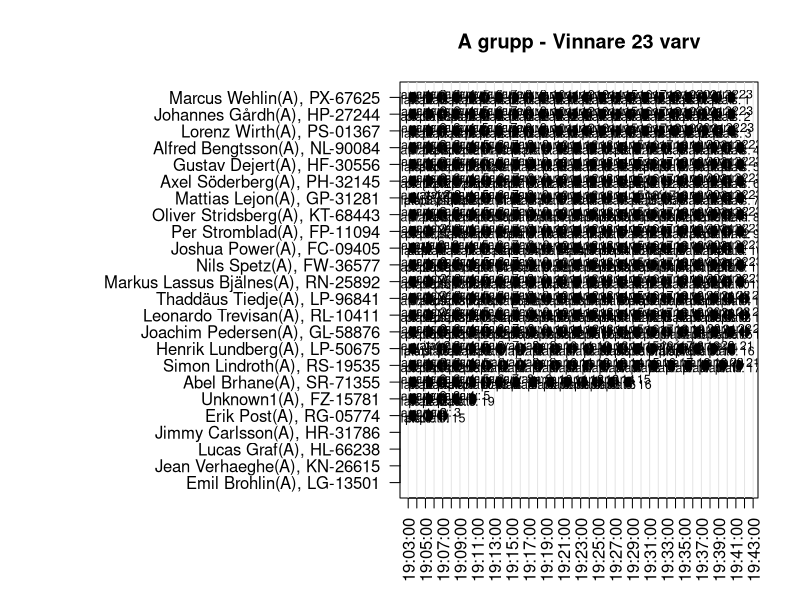
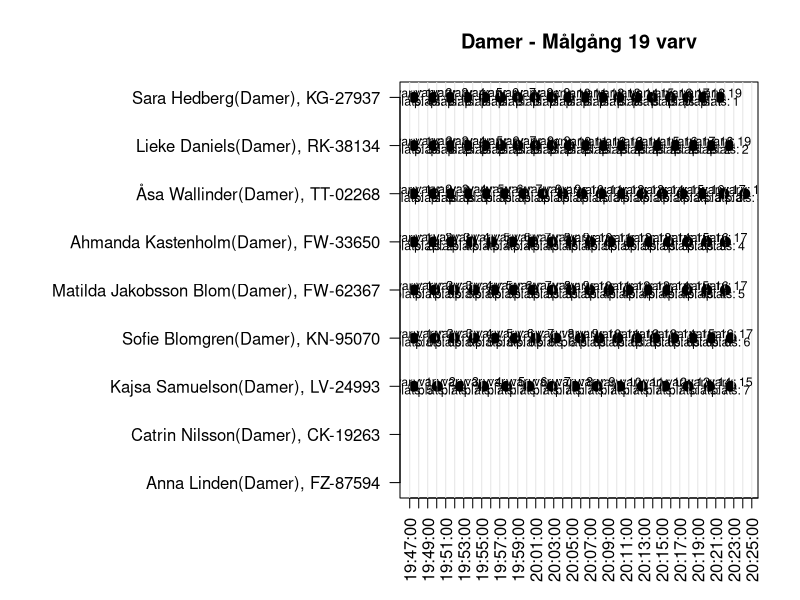
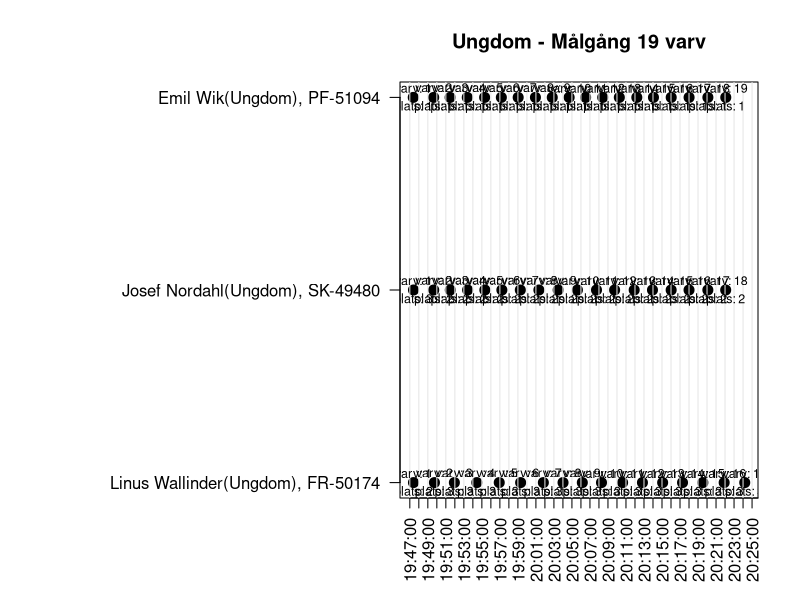
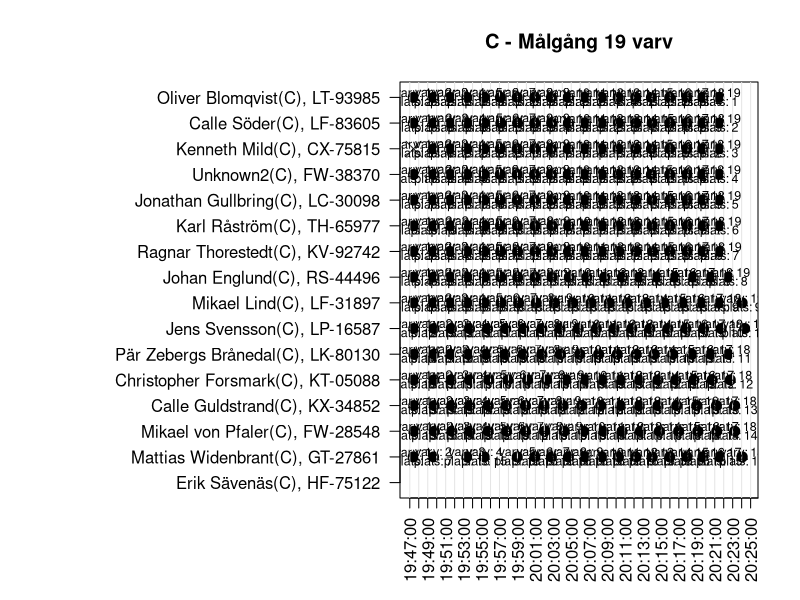
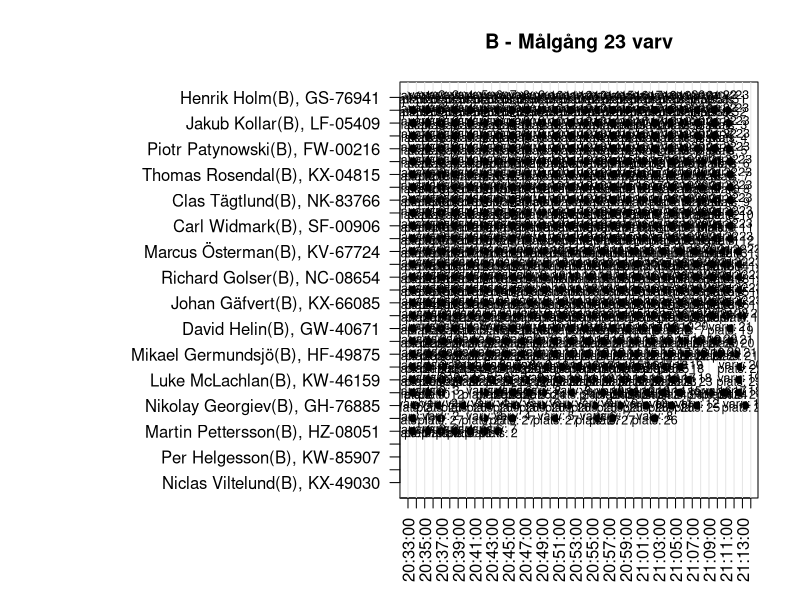

The R source for these figures, in order:
library(readxl)

## Read the startlist
startlist <- readxl::read_xlsx("startlist.xlsx")

## Read the results and som manual entries
df <- read.table("20250806-212445-0212BD-SF.txt")
df2 <- read.table("extradata.txt")
names(df) <- c("pass", "chip", "info", "date", "time", "info1", "info2")
names(df2) <- c("pass", "chip", "info", "date", "time", "info1", "info2")
df$type <- "chip_read"
df2$type <- "manual"
df <- rbind(df, df2)
df$type <- c("black", "grey10")[as.numeric(as.factor(df$type))]
df$pch <- c(20, 4)[as.numeric(as.factor(df$type))]
df$datetime <- as.POSIXlt(paste(df$date, df$time), format = "%Y-%m-%d %H:%M:%OS")

## Add the name and class to the results
df$name <- startlist$Namn[match(df$chip, startlist$ChipNr)]
df$class <- startlist$Klass[match(df$chip, startlist$ChipNr)]

## limit to just today
df <- df[df$datetime >= as.POSIXlt("2025-08-06 19:03:00.000", format = "%Y-%m-%d %H:%M:%OS"), ]

## Check for anyone with no Chip times:
startlist[!startlist$ChipNr %in% df$chip, ]
## We know that Henrik Holm started and was first in B

## Graph the results of A
svg("images/A.svg", width = 24, height = 18)
par(mar = c(5.1, 20, 4.1, 2.1))
cutoff1 <- as.POSIXlt("2025-08-06 19:03:00.000", format = "%Y-%m-%d %H:%M:%OS")
cutoff2 <- as.POSIXlt("2025-08-06 19:43:00.000", format = "%Y-%m-%d %H:%M:%OS")
df2 <- df[df$datetime > cutoff1 & df$datetime < cutoff2, ]
df2 <- df2[order(df2$chip, df2$datetime), ]
## Didn't start?
DNS <- startlist[startlist$Klass == "A" & (!startlist$ChipNr %in% df2$chip), ]
## Add the lap number
df2$lap <- as.numeric(ave(df2$datetime, df2$chip, FUN = rank))
df2$placing <- as.numeric(ave(df2$datetime, df2$lap, FUN = rank))
## Drop laps after finish
df2 <- df2[df2$lap <= 23, ]
## Order by rank at last lap
finishrank <- NULL
for (i in rev(unique(df2$lap))) {
    dfinner <- df2[df2$lap == i, ]
    finishers <- as.character(dfinner$chip[order(dfinner$placing)])
    finishrank <- c(finishrank, finishers[!(finishers %in% finishrank)])
}
finishrank <- c(finishrank, DNS$ChipNr)
df2$chip <- factor(df2$chip, levels = rev(finishrank))
##
plot(y = df2$chip, x = df2$datetime,
     type = "p", pch = df2$pch, yaxt = "n",
     ylab = "", xlab = "", xaxt = "n",
     main = "A grupp - Vinnare 23 varv", col = df2$type, cex = 2,
     ylim = range(seq_len(length(levels(df2$chip)))))
labsy <- levels(df2$chip)
name <- startlist$Namn[match(labsy, startlist$ChipNr)]
class <- startlist$Klass[match(labsy, startlist$ChipNr)]
axis(side = 2, at = seq_len(length(levels(df2$chip))),
     labels = paste0(name, "(", class, ")", ", ", labsy), las = 1)
labsx <- seq(from = cutoff1,
             to = cutoff2,
             length.out = 41)
labsx <- format(as.POSIXlt(labsx), "%H:%M:%S")
times <- seq(from = cutoff1,
             to = cutoff2,
             length.out = 41)
axis(side = 1, at = times, las = 2, labels = labsx)
abline(v = times, col = "grey90")
## Add lap number and rank
text(x = df2$datetime,
     y = as.numeric(df2$chip) + 0.2,
     labels = paste0("varv: ", df2$lap), cex = 0.75)
text(x = df2$datetime,
     y = as.numeric(df2$chip) - 0.2,
     labels = paste0("plats: ", df2$placing), cex = 0.75)
dev.off()

svg("images/Damer.svg", width = 24, height = 12)
par(mar = c(5.1, 20, 4.1, 2.1))
cutoff1 <- as.POSIXlt("2025-08-06 19:47:00.000", format = "%Y-%m-%d %H:%M:%OS")
cutoff2 <- as.POSIXlt("2025-08-06 20:27:00.000", format = "%Y-%m-%d %H:%M:%OS")
df2 <- df[df$datetime > cutoff1 & df$datetime < cutoff2 & df$class == "Damer", ]
df2 <- df2[order(df2$chip, df2$datetime), ]
## Didn't start?
DNS <- startlist[startlist$Klass == "Damer" & (!startlist$ChipNr %in% df2$chip), ]
##
## Add the lap number
df2$lap <- as.numeric(ave(df2$datetime, df2$chip, FUN = rank))
df2$placing <- as.numeric(ave(df2$datetime, df2$lap, FUN = rank))
## Drop laps after finish
df2 <- df2[df2$lap <= 19, ]
## Order by rank at last lap
finishrank <- NULL
for (i in rev(unique(df2$lap))) {
    dfinner <- df2[df2$lap == i, ]
    finishers <- as.character(dfinner$chip[order(dfinner$placing)])
    finishrank <- c(finishrank, finishers[!(finishers %in% finishrank)])
}
finishrank <- c(finishrank, DNS$ChipNr)
df2$chip <- factor(df2$chip, levels = rev(finishrank))
##
plot(y = df2$chip, x = df2$datetime,
     type = "p", pch = df2$pch, yaxt = "n",
     ylab = "", xlab = "", xaxt = "n",
     main = "Damer - Målgång 19 varv", col = df2$type, cex = 2,
     ylim = range(seq_len(length(levels(df2$chip)))))
labsy <- levels(df2$chip)
name <- startlist$Namn[match(labsy, startlist$ChipNr)]
class <- startlist$Klass[match(labsy, startlist$ChipNr)]
axis(side = 2, at = seq_len(length(levels(df2$chip))),
     labels = paste0(name, "(", class, ")", ", ", labsy), las = 1)
labsx <- seq(from = cutoff1,
             to = cutoff2,
             length.out = 41)
labsx <- format(as.POSIXlt(labsx), "%H:%M:%S")
times <- seq(from = cutoff1,
             to = cutoff2,
             length.out = 41)
axis(side = 1, at = times, las = 2, labels = labsx)
abline(v = times, col = "grey90")
## Add lap number and rank
text(x = df2$datetime,
     y = as.numeric(df2$chip) + 0.1,
     labels = paste0("varv: ", df2$lap), cex = 0.75)
text(x = df2$datetime,
     y = as.numeric(df2$chip) - 0.1,
     labels = paste0("plats: ", df2$placing), cex = 0.75)
dev.off()

svg("images/Ungdomar.svg", width = 24, height = 6)
par(mar = c(5.1, 20, 4.1, 2.1))
cutoff1 <- as.POSIXlt("2025-08-06 19:47:00.000", format = "%Y-%m-%d %H:%M:%OS")
cutoff2 <- as.POSIXlt("2025-08-06 20:27:00.000", format = "%Y-%m-%d %H:%M:%OS")
df2 <- df[df$datetime > cutoff1 & df$datetime < cutoff2 & df$class == "Ungdom", ]
df2 <- df2[order(df2$chip, df2$datetime), ]
## Didn't start?
DNS <- startlist[startlist$Klass == "Ungdom" & (!startlist$ChipNr %in% df2$chip), ]
##
## Add the lap number
df2$lap <- as.numeric(ave(df2$datetime, df2$chip, FUN = rank))
df2$placing <- as.numeric(ave(df2$datetime, df2$lap, FUN = rank))
## Drop laps after finish
df2 <- df2[df2$lap <= 19, ]
## Order by rank at last lap
finishrank <- NULL
for (i in rev(unique(df2$lap))) {
    dfinner <- df2[df2$lap == i, ]
    finishers <- as.character(dfinner$chip[order(dfinner$placing)])
    finishrank <- c(finishrank, finishers[!(finishers %in% finishrank)])
}
finishrank <- c(finishrank, DNS$ChipNr)
df2$chip <- factor(df2$chip, levels = rev(finishrank))
##
plot(y = df2$chip, x = df2$datetime,
     type = "p", pch = df2$pch, yaxt = "n",
     ylab = "", xlab = "", xaxt = "n",
     main = "Ungdom - Målgång 19 varv", col = df2$type, cex = 2,
     ylim = range(seq_len(length(levels(df2$chip)))))
labsy <- levels(df2$chip)
name <- startlist$Namn[match(labsy, startlist$ChipNr)]
class <- startlist$Klass[match(labsy, startlist$ChipNr)]
axis(side = 2, at = seq_len(length(levels(df2$chip))),
     labels = paste0(name, "(", class, ")", ", ", labsy), las = 1)
labsx <- seq(from = cutoff1,
             to = cutoff2,
             length.out = 41)
labsx <- format(as.POSIXlt(labsx), "%H:%M:%S")
times <- seq(from = cutoff1,
             to = cutoff2,
             length.out = 41)
axis(side = 1, at = times, las = 2, labels = labsx)
abline(v = times, col = "grey90")
## Add lap number and rank
text(x = df2$datetime,
     y = as.numeric(df2$chip) + 0.05,
     labels = paste0("varv: ", df2$lap), cex = 0.75)
text(x = df2$datetime,
     y = as.numeric(df2$chip) - 0.05,
     labels = paste0("plats: ", df2$placing), cex = 0.75)
dev.off()

svg("images/C.svg", width = 24, height = 12)
par(mar = c(5.1, 20, 4.1, 2.1))
cutoff1 <- as.POSIXlt("2025-08-06 19:47:00.000", format = "%Y-%m-%d %H:%M:%OS")
cutoff2 <- as.POSIXlt("2025-08-06 20:27:00.000", format = "%Y-%m-%d %H:%M:%OS")
df2 <- df[df$datetime > cutoff1 & df$datetime < cutoff2 & df$class == "C", ]
df2 <- df2[order(df2$chip, df2$datetime), ]
## Didn't start?
DNS <- startlist[startlist$Klass == "C" & (!startlist$ChipNr %in% df2$chip), ]
##
## Add the lap number
df2$lap <- as.numeric(ave(df2$datetime, df2$chip, FUN = rank))
df2$placing <- as.numeric(ave(df2$datetime, df2$lap, FUN = rank))
## Drop laps after finish
df2 <- df2[df2$lap <= 19, ]
## Order by rank at last lap
finishrank <- NULL
for (i in rev(unique(df2$lap))) {
    dfinner <- df2[df2$lap == i, ]
    finishers <- as.character(dfinner$chip[order(dfinner$placing)])
    finishrank <- c(finishrank, finishers[!(finishers %in% finishrank)])
}
finishrank <- c(finishrank, DNS$ChipNr)
df2$chip <- factor(df2$chip, levels = rev(finishrank))
##
plot(y = df2$chip, x = df2$datetime,
     type = "p", pch = df2$pch, yaxt = "n",
     ylab = "", xlab = "", xaxt = "n",
     main = "C - Målgång 19 varv", col = df2$type, cex = 2,
     ylim = range(seq_len(length(levels(df2$chip)))))
labsy <- levels(df2$chip)
name <- startlist$Namn[match(labsy, startlist$ChipNr)]
class <- startlist$Klass[match(labsy, startlist$ChipNr)]
axis(side = 2, seq_len(length(levels(df2$chip))),
     labels = paste0(name, "(", class, ")", ", ", labsy), las = 1)
labsx <- seq(from = cutoff1,
             to = cutoff2,
             length.out = 41)
labsx <- format(as.POSIXlt(labsx), "%H:%M:%S")
times <- seq(from = cutoff1,
             to = cutoff2,
             length.out = 41)
axis(side = 1, at = times, las = 2, labels = labsx)
abline(v = times, col = "grey90")
## Add lap number and rank
text(x = df2$datetime,
     y = as.numeric(df2$chip) + 0.2,
     labels = paste0("varv: ", df2$lap), cex = 0.75)
text(x = df2$datetime,
     y = as.numeric(df2$chip) - 0.2,
     labels = paste0("plats: ", df2$placing), cex = 0.75)
dev.off()

svg("images/B.svg", width = 24, height = 18)
par(mar = c(5.1, 20, 4.1, 2.1))
cutoff1 <- as.POSIXlt("2025-08-06 20:32:00.000", format = "%Y-%m-%d %H:%M:%OS")
cutoff2 <- as.POSIXlt("2025-08-06 21:14:00.000", format = "%Y-%m-%d %H:%M:%OS")
df2 <- df[df$datetime > cutoff1 & df$datetime < cutoff2 & df$class == "B", ]
df2 <- df2[order(df2$chip, df2$datetime), ]
## Didn't start?
DNS <- startlist[startlist$Klass == "B" & (!startlist$ChipNr %in% df2$chip), ]
##
## Add the lap number
df2$lap <- as.numeric(ave(df2$datetime, df2$chip, FUN = rank))
df2$placing <- as.numeric(ave(df2$datetime, df2$lap, FUN = rank))
## Drop laps after finish
df2 <- df2[df2$lap <= 23, ]
## Order by rank at last lap
finishrank <- NULL
for (i in rev(unique(df2$lap))) {
    dfinner <- df2[df2$lap == i, ]
    finishers <- as.character(dfinner$chip[order(dfinner$placing)])
    finishrank <- c(finishrank, finishers[!(finishers %in% finishrank)])
}
finishrank <- c(finishrank, DNS$ChipNr)
df2$chip <- factor(df2$chip, levels = rev(finishrank))
##
plot(y = df2$chip, x = df2$datetime,
     type = "p", pch = df2$pch, yaxt = "n",
     ylab = "", xlab = "", xaxt = "n",
     main = "B - Målgång 23 varv", col = df2$type, cex = 1.5,
     ylim = range(seq_len(length(levels(df2$chip)))))
labsy <- levels(df2$chip)
name <- startlist$Namn[match(labsy, startlist$ChipNr)]
class <- startlist$Klass[match(labsy, startlist$ChipNr)]
axis(side = 2, at = seq_len(length(levels(df2$chip))),
     labels = paste0(name, "(", class, ")", ", ", labsy), las = 1)
labsx <- seq(from = cutoff1,
             to = cutoff2,
             length.out = 43)
labsx <- format(as.POSIXlt(labsx), "%H:%M:%S")
times <- seq(from = cutoff1,
             to = cutoff2,
             length.out = 43)
axis(side = 1, at = times, las = 2, labels = labsx)
abline(v = times, col = "grey90")
## Add lap number and rank
text(x = df2$datetime,
     y = as.numeric(df2$chip) + 0.2,
     labels = paste0("varv: ", df2$lap), cex = 0.75)
text(x = df2$datetime,
     y = as.numeric(df2$chip) - 0.2,
     labels = paste0("plats: ", df2$placing), cex = 0.75)
dev.off()
